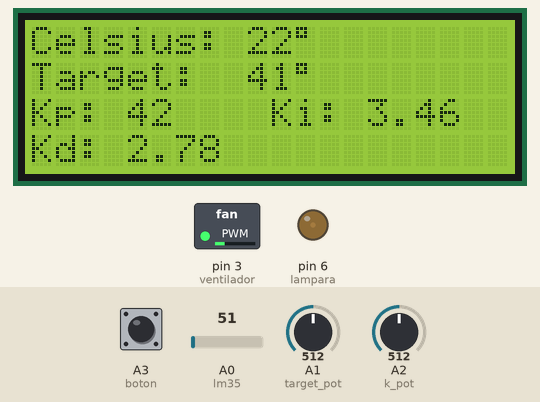
Bench run of a sketch on a simulated Arduino Uno, built with avr-gcc and run on an emulated ATmega328P. On the bench: 20×4 character LCD, switched loads named in the sketch (green lamp = pin HIGH), output pins drawn as LEDs (lit = HIGH). Inputs (shaded band) come from the test bench; at power-on: A0 (lm35) = 51, A1 (target_pot) = 512, A2 (k_pot) = 512, A3 (boton) HIGH. What the sketch prints to the serial monitor is not drawn.

Above: at 2.1 s.
2.2 s: A0 (lm35) set to 27
At 4.6 s:
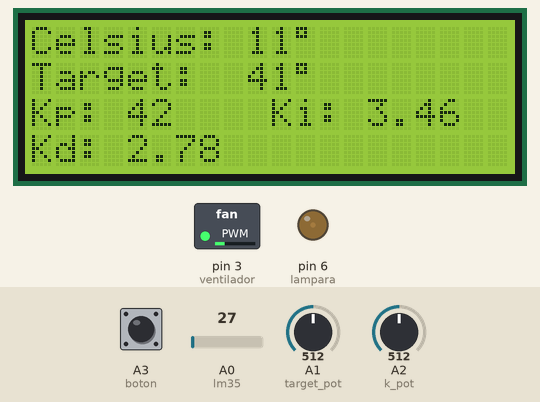
5.2 s: A0 (lm35) set to 21
At 6.3 s:
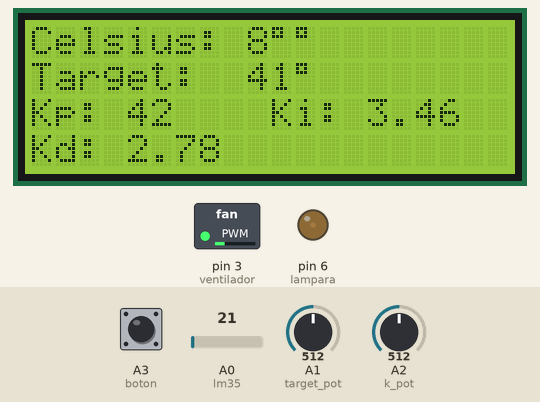
8.1 s: A1 (target_pot) set to 716
At 9.5 s:
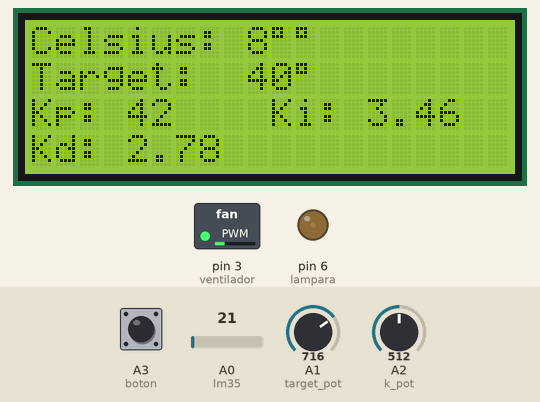
9.7 s: A2 (k_pot) set to 716
At 11.1 s:
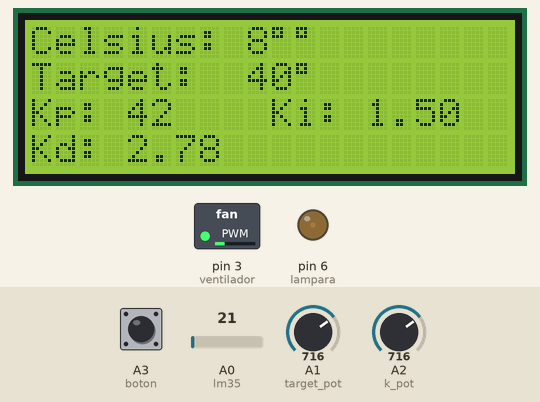
11.3 s: A0 (lm35) set to 112
At 13.1 s:
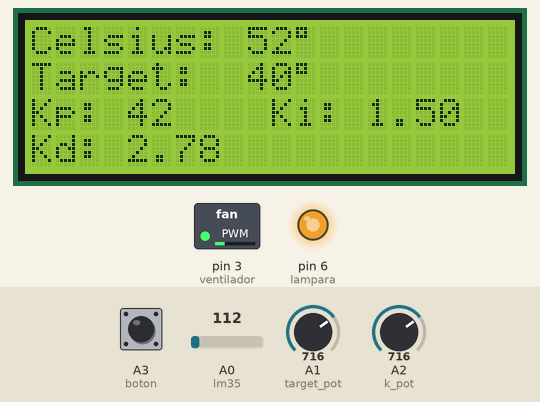
14.3 s: A1 (target_pot) set to 900
At 16.4 s:
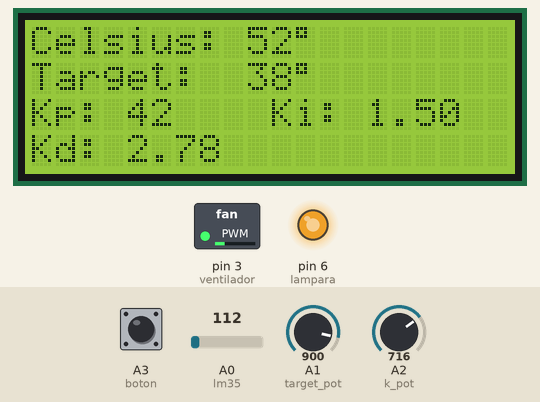
Timing chart, 0 to 16.9 s (numbered marks = the images above; inputs shaded):
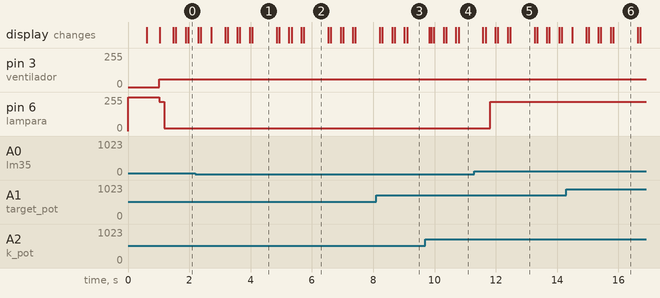

Measured:
- the behaviour switches between 25 and 24 on A0 (lm35) (found by bisection; images 1 and 2)
- after the input at 5.2 s, the display: first differs from a run without the input after 0.45 s (image 2 shows a later state)
- after the input at 11.3 s, pin 6 (lampara): 20/255 → 220/255 after 0.51 s; the display: first changes after 0.28 s (image 5 shows a later state)
- what the display in image 1 shows lasts 0.8 s, from 4.1 s to 4.9 s

The sketch:

PID.ino
```cpp
/* ___________________________________________________________ *
 *                                                             *
 * =========================================================== *
 * = = = P I D  C O N T R O L  -  A R D U I N O  N A N O = = = *
 * =========================================================== *
 * ___________________________________________________________ *
 *
 * Author: Francisco Alex Mares Solano
 *
 */

// - - -  A R D U I N O   N A N O  - - -

// Librerías
#include <LiquidCrystal_I2C.h>
#include <Thread.h>
#include <ThreadController.h>

// Declaración de constantes
#define ventilador  3
#define lampara     6
#define lm35        A0
#define target_pot  A1
#define k_pot       A2
#define boton       A3

// Declaración de variables
int celsius = 0;
// Valores 'k' encontrados  // 159, 161
float valores_k[] = {42,3.46,2.78}; // Valores guardados desde los Pots.
int indice = 3;     // indice del botón
float target = 0;   // objetivo
float p,i,d;        // Valores proporcinal, integral, derivativo
float setP,e1,e2;   // Setpoint y errores
float kp,ki,kd;     // Valores de kp,ki,kd (mismos que 'valores_k')
int ut;             // Salida de control
bool comenzar = false;

// Pantalla LCD
LiquidCrystal_I2C lcd(0x27,20,4); // Declarar objeto

// Declaración de hilos
ThreadController control_hilos = ThreadController(); //Controlador de todos los hilos
Thread hilo_pantalla = Thread();
Thread hilo_sensor = Thread();
Thread hilo_control = Thread();
Thread hilo_lecturas = Thread();

/* =========================== *
 * = = =  S E T  -  U P  = = = *
 * =========================== */
void setup() {
  // Pines
  pinMode(boton,INPUT_PULLUP);
  pinMode(ventilador,OUTPUT);
  pinMode(lampara,OUTPUT);
  // Configuración inicial de pines
  analogWrite(ventilador,0); // Ventilador en 0
  analogWrite(lampara,255);  // Lampara en 0 (pwm inverso)
  // Configuración de puerto Serial
  Serial.begin(115200);
  // Configuración de LCD
  lcd.init();
  lcd.backlight();

  // Configuración de hilos
  hilo_control.onRun(controlar);  // Hilo de control con 10ms de retardo
  hilo_control.setInterval(150);

  hilo_sensor.onRun(lectura_lm35);// Hilo de lectura de sensor LM35
  hilo_sensor.setInterval(100);

  hilo_lecturas.onRun(lecturas);  // Hilo de lecturas de pots. y botón
  hilo_lecturas.setInterval(10);

  hilo_pantalla.onRun(mostrar_lcd);//Hilo de pantalla LCD
  hilo_pantalla.setInterval(300);

  // Controlador de hilos
  // Se agregan todos los hilos a un controlador de hilos
  control_hilos.add(&hilo_pantalla);
  control_hilos.add(&hilo_control);
  control_hilos.add(&hilo_sensor);
  control_hilos.add(&hilo_lecturas);


  // Inicialización de sistema
  bienvenida(500); // Mensaje de bienvenida
  sinc();         // Sincronización con Python1
  lcd.setCursor(0,0);
  lcd.print("Celsius: ");
  lcd.setCursor(0,1);
  lcd.print("Target: ");
}

/* ===================================== *
 * = = =  C I C L O   E T E R N O  = = = *
 * ===================================== */
void loop() {
  control_hilos.run();
}

/* ================================= *
 * = = = Función 'controlar()' = = = *
 * ================================= */
void controlar(){
  comenzar = true;
  analogWrite(ventilador,60);

  // Control PID
  e2 = e1;
  e1 = target - celsius;


  /*if (e1>=2){
    //Serial.println("Máximo");
    analogWrite(lampara,0);
    comenzar = false;
  }
  else if (e1<=-2){
    //Serial.println("Mínimo");
    analogWrite(lampara,126);
    comenzar = false;
  }
  else comenzar = true;*/

  if (comenzar == true){
    p = (kp*e1);
    i = i+ki*(0.1*e1);
    d = kd*(e2/0.1);

    // Anti wind-up
    float imax = 300;
    float imin = -70;
    if (i>imax) i=imax;
    if (i<imin) i=imin;

    ut = 255 - p - i - d; // Valor de PID
    if(ut>220)ut=220; // Valores máx. y mín.
    if(ut<20)ut=20;
    //ut = map(ut,0,255,0,255); //Mapear de 0 a 126 (100% a 50%)

    //Serial.print("p = ");Serial.println(p);
    //Serial.print("i = ");Serial.println(i);
    //Serial.print("d = ");Serial.println(d);

    //Serial.print("kp = ");Serial.println(kp);
    //Serial.print("ki = ");Serial.println(ki);
    //Serial.print("kd = ");Serial.println(kd);

    analogWrite(lampara,ut);
    //Serial.print("ut: ");Serial.println(ut);
  }

}

/* ==================================== *
 * = = = Función 'lectura_lm35()' = = = *
 * ==================================== */
void lectura_lm35(){
  float lectura = 0;
  float lecturas = 0;
  for (int i=0;i<20;i++){
    lectura = analogRead(lm35);
    lecturas += (lectura*5.0*100.0/1023.0);
  }
  celsius=(lecturas/20) - 2; // Obtiene el promedio de 20 lecturas

}

/* ================================ *
 * = = = Función 'lecturas()' = = = *
 * ================================ */
void lecturas(){
  // Botón
  if (boton_presionado(50) == true){
    actualizar_valores();
    indice++;
    if(indice==4) indice=0;
  }

  // Target Pot.
  target = map(analogRead(target_pot),1,1023,44,37);

  // Valores Kp, Kd, Ki
  if(indice<3){
    if (pot_variado(k_pot,0,10)==true){
      switch(indice){
        case 0:
          valores_k[indice] = map(analogRead(k_pot),1,1023,80,20);
          break;
        case 1:
          valores_k[indice] = floatMap(analogRead(k_pot),1,1023,5,0);
          break;
        case 2:
          valores_k[indice] = floatMap(analogRead(k_pot),1,1023,4,0);
          break;
      }

    }
  }
}
float floatMap(float x, float in_min, float in_max, float out_min, float out_max) {
  return (x - in_min) * (out_max - out_min) / (in_max - in_min) + out_min;
}

/* =================================== *
 * = = = Función 'mostrar_lcd()' = = = *
 * =================================== */
void mostrar_lcd(){
  mensaje(target,celsius,ut);
  lcd.setCursor(9,0);
  lcd.print(celsius); lcd.print(char(223));

  lcd.setCursor(9,1);
  lcd.print(int(target)); lcd.print(char(223));

  switch (indice){
    case 0:
      lcd.setCursor(10,3);
      lcd.print("Kp:");lcd.print(valores_k[0]);
      break;
    case 1:
      lcd.setCursor(10,3);
      lcd.print("Ki:");lcd.print(valores_k[1]);
      break;
    case 2:
      lcd.setCursor(10,3);
      lcd.print("Kd:");lcd.print(valores_k[2]);
      break;
    case 3:
      actualizar_valores();
      break;
  }
}

/* ========================================== *
 * = = = Función 'actualizar_valores()' = = = *
 * ========================================== */
// Actualiza los valores que se muestras en la LCD
void actualizar_valores(){
  kp = valores_k[0];
  ki = valores_k[1];
  kd = valores_k[2];
  lcd.setCursor(0,2);
  lcd.print("Kp:    ");lcd.setCursor(4,2);lcd.print(int(kp));
  lcd.setCursor(10,2);
  lcd.print("Ki: ");lcd.print(ki);
  lcd.setCursor(0,3);
  lcd.print("Kd: ");lcd.print(kd);
  lcd.print("           ");
}

/* =============================== *
 * = = = Función 'mensaje()' = = = *
 * =============================== */
// x1 ---> Target
// x2 ---> Valor de respuesta (temperatura)
void mensaje(float x1, float x2, float x3){
  Serial.print("C");Serial.print(int(x1));Serial.print("C");Serial.print(int(x2));Serial.print("C");Serial.println(int(x3));
}


/* =================================== *
 * = = = Función 'pot_variado()' = = = *
 * =================================== */
bool pot_variado(int pin_1, int x1, int x2){ // Devuelve 'true' si se varia el pot.
  int pot;                                   // en cierto rango
  pot = map(analogRead(pin_1),0,1023,x1,x2);
  delay(50);
  if (pot != map(analogRead(pin_1),0,1023,x1,x2)) return true;
  return false;
}

/* ======================================== *
 * = = = Función 'boton_presionado()' = = = *
 * ======================================== */
bool boton_presionado(int retardo){ // Devuelve 'true' si se presiona el botón
  if (digitalRead(boton)==HIGH){
    delay(retardo);  // Delay para evitar doble toque
    if (digitalRead(boton)==HIGH) return true;
  }
  else return false;
}

/* ============================ *
 * = = = Función 'sinc()' = = = *
 * ============================ */
void sinc(){
  lcd.clear();
  lcd.setCursor(0,0);
  lcd.print("Esperando...");
  // Esperando comunicación con Python
  while (Serial.read() != 66){
    Serial.print("B");
    delay(100);
    if (boton_presionado(50) == true) {
      delay(200);
      break;
    }
  }
  Serial.flush();
  Serial.print("A");
  lcd.clear();
}

/* ================================== *
 * = = = Función 'bienvenida()' = = = *
 * ================================== */
void bienvenida(int retardo){
  lcd.setCursor(3,0);
  lcd.print("SISTEMA P I D");
  lcd.setCursor(4,2);
  lcd.print("CONTROL  DE");
  lcd.setCursor(4,3);
  lcd.print("TEMPERATURA");
  delay(retardo);
}
```
